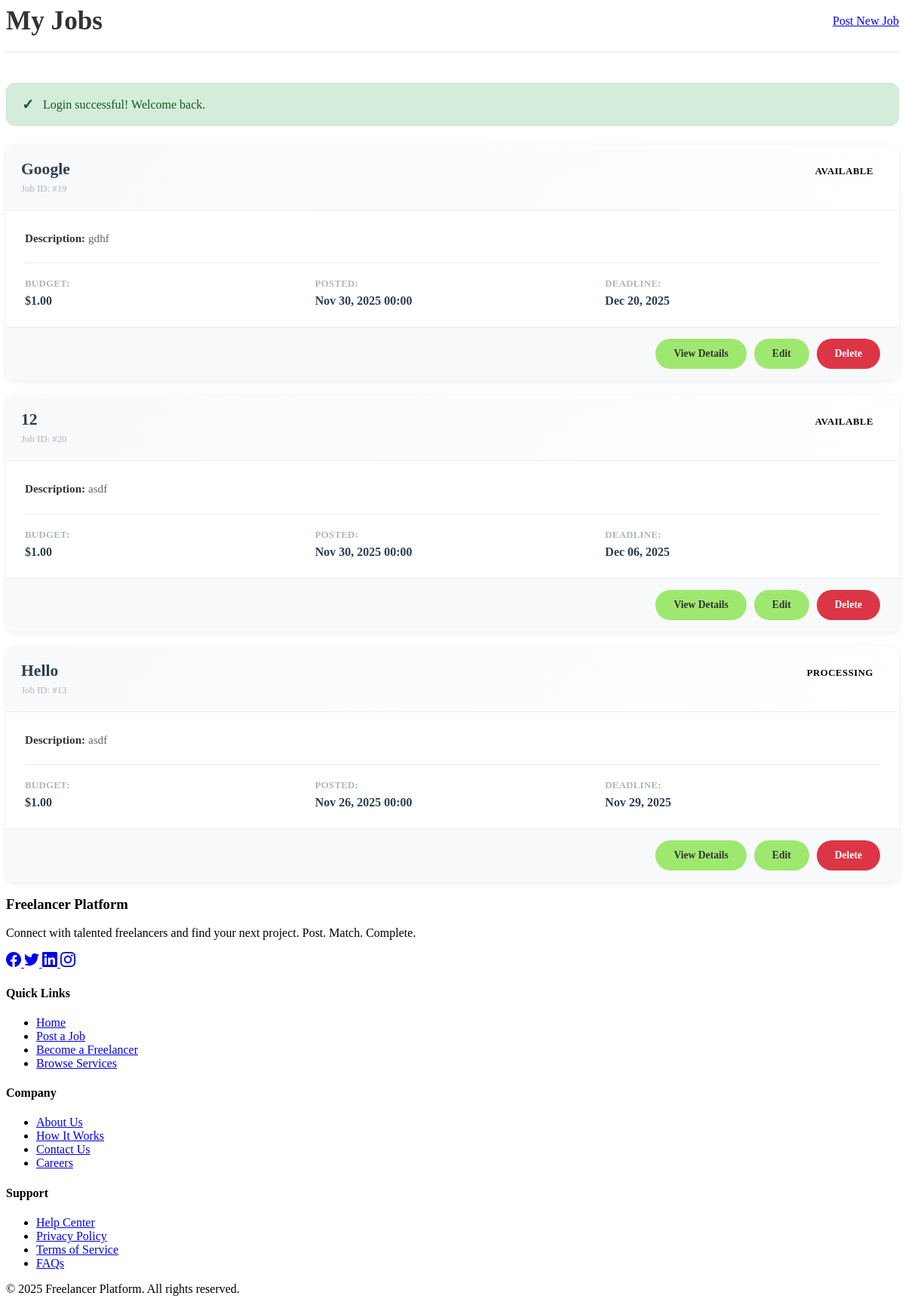
Page /page/my_jobs.php (signed in) on the earlier database version.
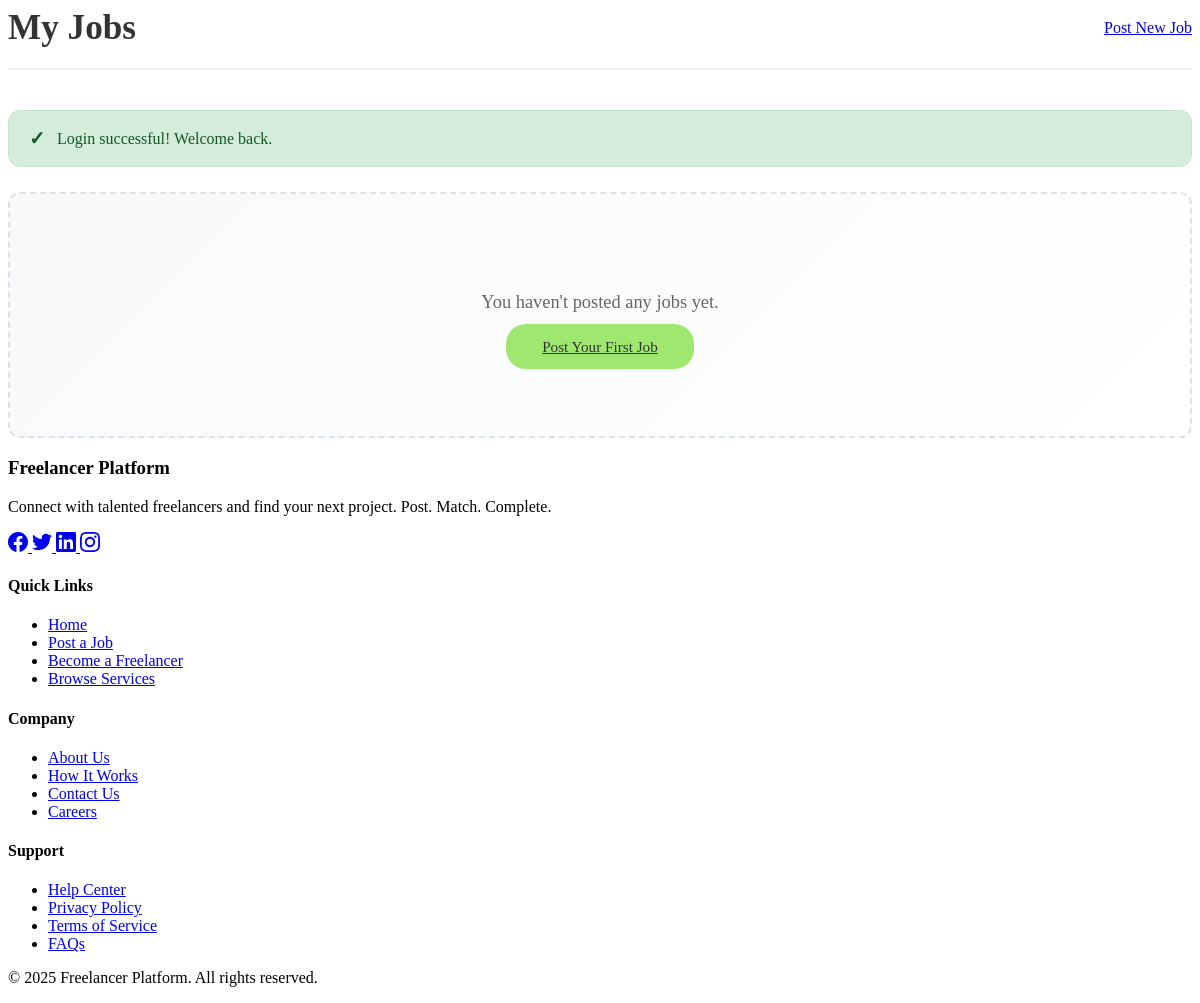
Same page on the later database version.
### tables this page shows
CREATE TABLE
  `job` (
    `JobID` int (11) NOT NULL,
    `ClientID` int (11) DEFAULT NULL,
    `Title` varchar(255) DEFAULT NULL,
    `Description` text DEFAULT NULL,
    `Budget` decimal(10, 2) DEFAULT NULL,
    `DeliveryTime` int (11) NOT NULL,
    `Deadline` date DEFAULT NULL,
    `Status` enum ('available', 'deleted', 'complete', 'processing') NOT NULL DEFAULT 'available',
    `PostDate` date DEFAULT NULL
  );

### page/my_jobs.php (the view, shortened to what this page needs)
<?php
$clientID = $_SESSION['user_id'];
$newJobID = $_SESSION['new_job_id'] ?? null;
$conn = getDBConnection();
$stmt = $conn->prepare("SELECT JobID, Title, Description, Budget, Deadline, Status, PostDate FROM job WHERE ClientID = ? AND Status != 'deleted' ORDER BY PostDate DESC");
$stmt->bind_param("i", $clientID);
$stmt->execute();
$result = $stmt->get_result();
$jobs = $result->fetch_all(MYSQLI_ASSOC);
?>
<div class="container">
    <div class="my-jobs-header">
        <h1>My Jobs</h1>
        <a href="/job/create/createJob.php" class="btn-primary">Post New Job</a>
    </div>
    <?php if (isset($_SESSION['success'])): ?>
        <div class="alert alert-success">
            <?php echo htmlspecialchars($_SESSION['success']); ?>
        </div>
    <?php endif; ?>
    <?php if (empty($jobs)): ?>
        <div class="no-jobs">
            <p>You haven't posted any jobs yet.</p>
            <a href="/job/create/createJob.php" class="btn-primary">Post Your First Job</a>
        </div>
    <?php else: ?>
        <div class="jobs-list">
            <?php foreach ($jobs as $job): ?>
                <div class="job-card <?php echo ($job['JobID'] == $newJobID) ? 'new-job' : ''; ?>">
                    <div class="job-card-header">
                        <div class="job-info">
                            <h2 class="job-title"><?php echo htmlspecialchars($job['Title']); ?></h2>
                            <p class="job-id">Job ID: #<?php echo $job['JobID']; ?></p>
                        </div>
                        <span class="job-status status-<?php echo strtolower($job['Status']); ?>">
                            <?php echo ucfirst($job['Status']); ?>
                        </span>
                    </div>
                    <div class="job-card-body">
                        <p class="job-description">
                            <strong>Description:</strong> <?php echo htmlspecialchars($job['Description']); ?>
                        </p>
                        <div class="job-details">
                            <div class="detail-item">
                                <span class="label">Budget:</span>
                                <span class="value">$<?php echo number_format($job['Budget'], 2); ?></span>
                            </div>
                            <div class="detail-item">
                                <span class="label">Posted:</span>
                                <span class="value"><?php echo date('M d, Y H:i', strtotime($job['PostDate'])); ?></span>
                            </div>
                            <div class="detail-item">
                                <span class="label">Deadline:</span>
                                <span class="value"><?php echo date('M d, Y', strtotime($job['Deadline'])); ?></span>
                            </div>
                        </div>
                    </div>
                    <div class="job-card-footer">
                        <a href="/page/job/client_job_details.php?id=<?php echo $job['JobID']; ?>" class="btn-small">View Details</a>
                        <a href="/page/job/editJob.php?id=<?php echo $job['JobID']; ?>" class="btn-small">Edit</a>
                        <a href="/page/job/deleteJob.php?id=<?php echo $job['JobID']; ?>" class="btn-small btn-danger" onclick="return confirm('Are you sure you want to delete this job?');">Delete</a>
                    </div>
                </div>
            <?php endforeach; ?>
        </div>
    <?php endif; ?>
</div>
<?php
include '../_foot.php';
?>

Differences in the rows shown:
removed job: Title "Google", JobID "19", Status "AVAILABLE", Description "gdhf", Budget "1.00", PostDate "Nov 30, 2025 00:00", Deadline "Dec 20, 2025"
removed job: Title "12", JobID "20", Status "AVAILABLE", Description "asdf", Budget "1.00", PostDate "Nov 30, 2025 00:00", Deadline "Dec 06, 2025"
removed job: Title "Hello", JobID "13", Status "PROCESSING", Description "asdf", Budget "1.00", PostDate "Nov 26, 2025 00:00", Deadline "Nov 29, 2025"
Other differences:
text now shown: "You haven't posted any jobs yet. Post Your First Job"
